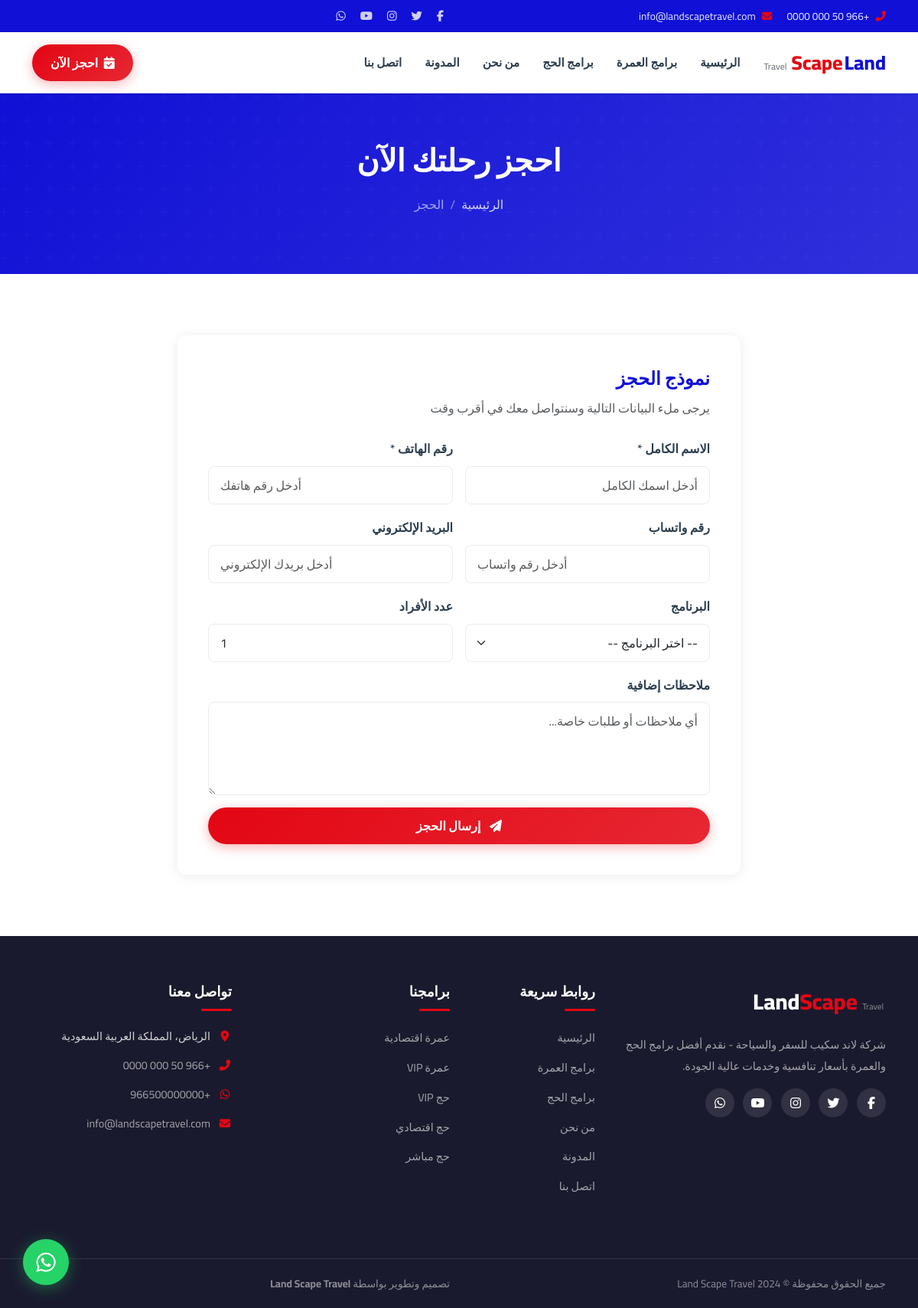
The page /booking on the database its author committed.
### tables this page shows
CREATE TABLE `menus` (
    `id` INT AUTO_INCREMENT PRIMARY KEY,
    `title` VARCHAR(200) NOT NULL,
    `url` VARCHAR(500) NOT NULL,
    `parent_id` INT DEFAULT NULL,
    `sort_order` INT DEFAULT 0,
    `is_active` TINYINT(1) DEFAULT 1,
    `target` VARCHAR(20) DEFAULT '_self',
    `created_at` TIMESTAMP DEFAULT CURRENT_TIMESTAMP,
    `updated_at` TIMESTAMP DEFAULT CURRENT_TIMESTAMP ON UPDATE CURRENT_TIMESTAMP
);

### config/config.php (called while the page is built, shortened)
<?php
function getSetting(string $key, string $default = ''): string {
    static $settings = null;
    if ($settings === null) {
        try {
            $db = getDB();
            $stmt = $db->query("SELECT setting_key, setting_value FROM settings");
            $settings = [];
            while ($row = $stmt->fetch()) {
                $settings[$row['setting_key']] = $row['setting_value'];
            }
        } catch (PDOException $e) {
            return $default;
        }
    }
    return $settings[$key] ?? $default;
}
function clean(string $data): string {
    return htmlspecialchars(trim($data), ENT_QUOTES, 'UTF-8');
}
function getMenus(): array {
    try {
        $db = getDB();
        $stmt = $db->query("SELECT * FROM menus WHERE is_active = 1 ORDER BY sort_order ASC");
        return $stmt->fetchAll();
    } catch (PDOException $e) {
        return [];
    }
}

### pages/booking.php (the view, shortened to what this page needs)
<?php
include __DIR__ . '/../includes/header.php';
?>
<section class="page-header">
    <div class="container">
        <h1 data-aos="fade-up">احجز رحلتك الآن</h1>
        <nav aria-label="breadcrumb" data-aos="fade-up" data-aos-delay="100">
            <ol class="breadcrumb">
                <li class="breadcrumb-item"><a href="<?= BASE_URL ?>">الرئيسية</a></li>
                <li class="breadcrumb-item active">الحجز</li>
            </ol>
        </nav>
    </div>
</section>
<section class="section-padding">
    <div class="container">
        <div class="row justify-content-center">
            <div class="col-lg-8" data-aos="fade-up">
                <div class="booking-form">
                    <h4 class="mb-2" style="color: var(--primary-blue);">نموذج الحجز</h4>
                    <p class="text-muted mb-4">يرجى ملء البيانات التالية وسنتواصل معك في أقرب وقت</p>
                    <form method="POST" class="needs-validation" novalidate>
                        <div class="row g-3">
                            <div class="col-md-6">
                                <label class="form-label">الاسم الكامل *</label>
                                <input type="text" name="name" class="form-control" required
                                       placeholder="أدخل اسمك الكامل">
                            </div>
                            <div class="col-md-6">
                                <label class="form-label">رقم الهاتف *</label>
                                <input type="tel" name="phone" class="form-control" required
                                       placeholder="أدخل رقم هاتفك">
                            </div>
                            <div class="col-md-6">
                                <label class="form-label">رقم واتساب</label>
                                <input type="tel" name="whatsapp" class="form-control"
                                       placeholder="أدخل رقم واتساب">
                            </div>
                            <div class="col-md-6">
                                <label class="form-label">البريد الإلكتروني</label>
                                <input type="email" name="email" class="form-control"
                                       placeholder="أدخل بريدك الإلكتروني">
                            </div>
                            <div class="col-md-6">
                                <label class="form-label">البرنامج</label>
                                <select name="program_id" class="form-select">
                                    <option value="">-- اختر البرنامج --</option>
                                </select>
                            </div>
                            <div class="col-md-6">
                                <label class="form-label">عدد الأفراد</label>
                                <input type="number" name="persons" class="form-control" value="1" min="1" max="50">
                            </div>
                            <div class="col-12">
                                <label class="form-label">ملاحظات إضافية</label>
                                <textarea name="notes" class="form-control" rows="4"
                                          placeholder="أي ملاحظات أو طلبات خاصة..."></textarea>
                            </div>
                            <div class="col-12">
                                <button type="submit" class="btn btn-gradient-red btn-lg px-5 w-100">
                                    <i class="fas fa-paper-plane me-2"></i> إرسال الحجز
                                </button>
                            </div>
                        </div>
                    </form>
                </div>
            </div>
        </div>
    </div>
</section>
<?php include __DIR__ . '/../includes/footer.php'; ?>

### includes/header.php (shortened to what this page needs)
<?php
require_once __DIR__ . '/../config/config.php';
$siteName = getSetting('site_name', 'Land Scape Travel');
$menus = getMenus();
?>
<!DOCTYPE html>
<html lang="ar" dir="rtl">
<head>
    <link href="https://cdn.jsdelivr.net/npm/bootstrap@5.3.3/dist/css/bootstrap.rtl.min.css" rel="stylesheet">
    <link rel="stylesheet" href="https://cdnjs.cloudflare.com/ajax/libs/font-awesome/6.5.1/css/all.min.css">
    <link href="https://unpkg.com/aos@2.3.1/dist/aos.css" rel="stylesheet">
    <link rel="stylesheet" href="https://cdn.jsdelivr.net/npm/swiper@11/swiper-bundle.min.css">
    <link rel="stylesheet" href="<?= BASE_URL ?>assets/css/style.css">
</head>
<body>
<div class="top-bar">
    <div class="container">
        <div class="row align-items-center">
            <div class="col-md-6">
                <div class="top-bar-info">
                    <span><i class="fas fa-phone-alt"></i> <?= clean(getSetting('phone')) ?></span>
                    <span class="mx-3"><i class="fas fa-envelope"></i> <?= clean(getSetting('email')) ?></span>
                </div>
            </div>
            <div class="col-md-6 text-start">
                <div class="top-bar-social">
                    <?php if ($fb = getSetting('facebook')): ?>
                        <a href="<?= clean($fb) ?>" target="_blank"><i class="fab fa-facebook-f"></i></a>
                    <?php endif; ?>
                    <?php if ($tw = getSetting('twitter')): ?>
                        <a href="<?= clean($tw) ?>" target="_blank"><i class="fab fa-twitter"></i></a>
                    <?php endif; ?>
                    <?php if ($ig = getSetting('instagram')): ?>
                        <a href="<?= clean($ig) ?>" target="_blank"><i class="fab fa-instagram"></i></a>
                    <?php endif; ?>
                    <?php if ($yt = getSetting('youtube')): ?>
                        <a href="<?= clean($yt) ?>" target="_blank"><i class="fab fa-youtube"></i></a>
                    <?php endif; ?>
                    <?php if ($wa = getSetting('whatsapp')): ?>
                        <a href="https://wa.me/<?= clean($wa) ?>" target="_blank"><i class="fab fa-whatsapp"></i></a>
                    <?php endif; ?>
                </div>
            </div>
        </div>
    </div>
</div>
<nav class="navbar navbar-expand-lg navbar-light bg-white sticky-top shadow-sm">
    <div class="container">
        <a class="navbar-brand" href="<?= BASE_URL ?>">
            <span class="brand-text">
                <span class="brand-land">Land</span><span class="brand-scape">Scape</span>
                <small>Travel</small>
            </span>
        </a>
        <div class="collapse navbar-collapse" id="mainNav">
            <ul class="navbar-nav me-auto mb-2 mb-lg-0">
                <?php foreach ($menus as $menu): ?>
                    <li class="nav-item">
                        <a class="nav-link" href="<?= clean($menu['url']) ?>"><?= clean($menu['title']) ?></a>
                    </li>
                <?php endforeach; ?>
            </ul>
            <a href="<?= BASE_URL ?>booking" class="btn btn-gradient-red btn-sm px-4">
                <i class="fas fa-calendar-check me-1"></i> احجز الآن
            </a>
        </div>
    </div>
</nav>

### assets/css/style.css (style rules this page uses)
:root { --primary-blue: #1010D6; --primary-red: #E30613; --primary-red-dark: #c00510; --primary-blue-dark: #0c0ca8; --white: #ffffff; --light-gray: #f8f9fa; --medium-gray: #e9ecef; --dark-gray: #343a40; --text-color: #2c3e50; --text-muted: #6c757d; --shadow: 0 2px 15px rgba(0, 0, 0, 0.08); --shadow-hover: 0 8px 30px rgba(0, 0, 0, 0.15); --radius: 12px; --transition: all 0.3s ease; }
* { margin: 0; padding: 0; box-sizing: border-box; }
body { font-family: 'Cairo', sans-serif; color: var(--text-color); background: var(--white); line-height: 1.8; direction: rtl; text-align: right; }
a { text-decoration: none; color: var(--primary-blue); transition: var(--transition); }
h1, h2, h3, h4, h5, h6 { font-weight: 700; line-height: 1.4; }
.section-padding { padding: 80px 0; }
.btn-gradient-red { background: linear-gradient(135deg, var(--primary-red), var(--primary-red-dark)); color: var(--white) !important; border: none; border-radius: 50px; padding: 12px 30px; font-weight: 600; font-size: 1rem; box-shadow: 0 4px 15px rgba(227, 6, 19, 0.3); transition: var(--transition); cursor: pointer; }
.top-bar { background: var(--primary-blue); color: var(--white); padding: 8px 0; font-size: 0.85rem; }
.top-bar-info span { color: rgba(255,255,255,0.9); }
.top-bar-info i { margin-left: 5px; color: var(--primary-red); }
.top-bar-social a { color: rgba(255,255,255,0.8); margin: 0 8px; font-size: 0.9rem; transition: var(--transition); }
.navbar { padding: 12px 0; z-index: 1000; }
.brand-text { display: flex; align-items: baseline; gap: 2px; font-size: 1.6rem; font-weight: 800; }
.brand-land { color: var(--primary-blue); }
.brand-scape { color: var(--primary-red); }
.brand-text small { font-size: 0.75rem; color: var(--text-muted); font-weight: 500; margin-right: 4px; }
.navbar-nav .nav-link { color: var(--text-color) !important; font-weight: 600; font-size: 0.95rem; padding: 8px 15px !important; position: relative; transition: var(--transition); }
.navbar-nav .nav-link::after { content: ''; position: absolute; bottom: 0; right: 15px; left: 15px; height: 3px; background: var(--primary-red); border-radius: 2px; transform: scaleX(0); transition: var(--transition); }
.page-header { background: linear-gradient(135deg, var(--primary-blue), var(--primary-blue-dark)); padding: 60px 0; text-align: center; color: var(--white); position: relative; overflow: hidden; }
.page-header::before { content: ''; position: absolute; inset: 0; opacity: 0.5; }
.page-header h1 { font-size: 2.5rem; font-weight: 800; position: relative; z-index: 1; }
.page-header .breadcrumb { justify-content: center; position: relative; z-index: 1; margin-top: 15px; }
.page-header .breadcrumb-item a { color: rgba(255,255,255,0.8); }
.page-header .breadcrumb-item.active { color: rgba(255,255,255,0.6); }
.breadcrumb-item + .breadcrumb-item::before { color: rgba(255,255,255,0.5); }
.booking-form { background: var(--white); border-radius: var(--radius); padding: 40px; box-shadow: var(--shadow); }
.booking-form .form-label { font-weight: 600; color: var(--text-color); margin-bottom: 8px; }
.booking-form .form-control, .booking-form .form-select { border-radius: 8px; border: 1px solid var(--medium-gray); padding: 12px 15px; font-family: 'Cairo', sans-serif; transition: var(--transition); }

### rows shown on the page
menus: title "الرئيسية"
menus: title "برامج العمرة"
menus: title "برامج الحج"
menus: title "من نحن"
menus: title "المدونة"
menus: title "اتصل بنا"

### other values the page prints
getSetting('phone') "+966 50 000 0000"
getSetting('email') "info@landscapetravel.com"
getSetting('address') "الرياض، المملكة العربية السعودية"
getSetting('whatsapp') "+966500000000"
